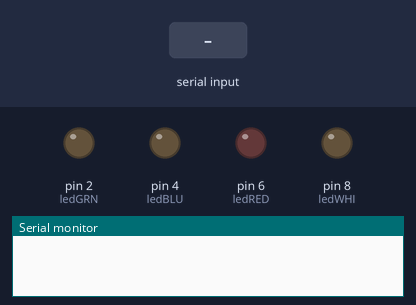
Bench run of a sketch on a simulated Arduino Mega 2560, built with avr-gcc and run on an emulated ATmega2560. On the bench: output pins drawn as LEDs (lit = HIGH), the last lines printed to the serial monitor. The test bench sets the inputs (shaded band).

Above: at 1.2 s.
1.3 s: "1" received over the second serial link
At 2.4 s:
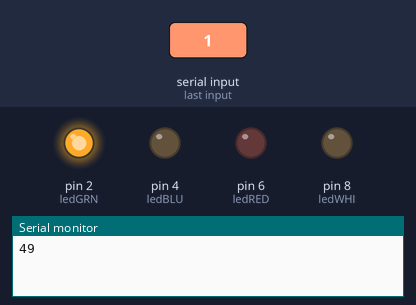
2.9 s: "2" received over the second serial link
At 3.6 s:
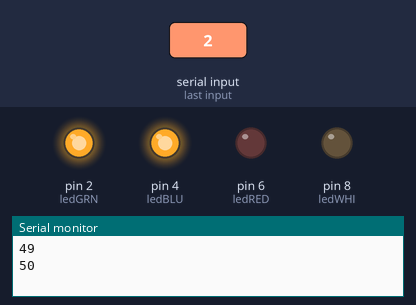
4.4 s: "3" received over the second serial link
At 4.7 s:
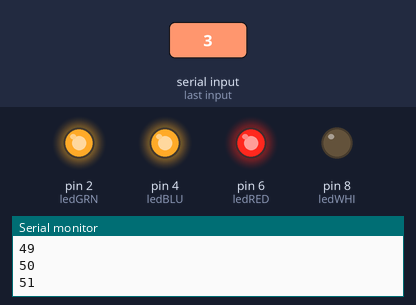
5.9 s: "4" received over the second serial link
At 7.1 s:
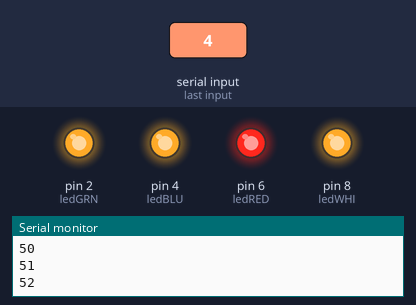
7.4 s: "0" received over the second serial link
At 8.3 s:
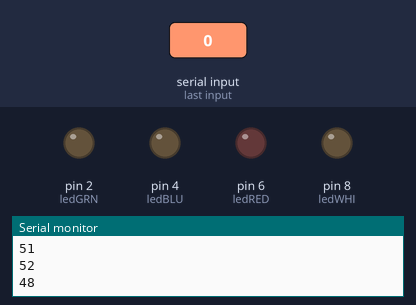
8.9 s: "2" received over the second serial link
At 9.4 s:
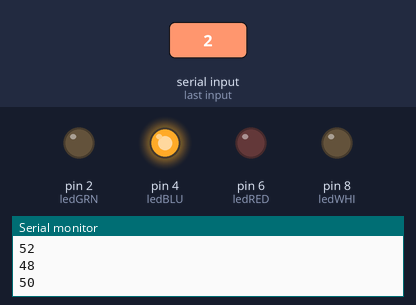
Timing chart, 0 to 11.4 s (numbered marks = the images above; inputs shaded):
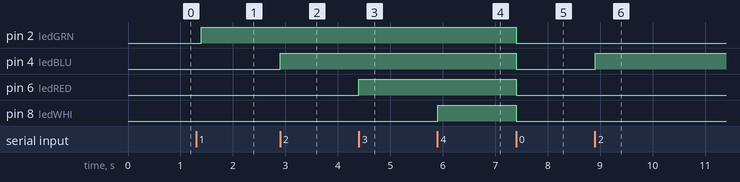

Measured:
- after the input at 1.3 s, pin 2 (ledGRN): LOW → HIGH after 0.10 s
- after the input at 2.9 s, pin 4 (ledBLU): LOW → HIGH at once
- after the input at 4.4 s, pin 6 (ledRED): LOW → HIGH at once
- after the input at 5.9 s, pin 8 (ledWHI): LOW → HIGH at once
- after the input at 7.4 s, pin 2 (ledGRN), pin 4 (ledBLU), pin 6 (ledRED), pin 8 (ledWHI): HIGH → LOW at once
- after the input at 8.9 s, pin 4 (ledBLU): LOW → HIGH at once

The sketch:

Bluetooth-LEDs.ino
```cpp
#include <SoftwareSerial.h>;

//SoftwareSerial Serial1(10, 11); // RX, TX
int ledGRN = 2;
int ledBLU = 4;
int ledRED = 6;
int ledWHI = 8;
int Serial1Data;

void setup()
{
 Serial.begin(9600);
 Serial1.begin(9600);
 pinMode(ledGRN,OUTPUT);
 pinMode(ledBLU,OUTPUT);
 pinMode(ledRED,OUTPUT);
 pinMode(ledWHI,OUTPUT);
}

void loop()
{

 if (Serial1.available())
 {
 //  Serial.write(Serial1.read());
   Serial1Data=Serial1.read();
   Serial.println(Serial1Data); // This gives a weird output i.e.: an input of 2 will output 50 <newline> 10, but the  if(Serial1Data=='2’) still sees it properly. shrugs
//   digitalWrite(ledGRN, HIGH);

 if(Serial1Data=='1')
 {
 digitalWrite(ledGRN, HIGH);
 Serial1.println("GREEN ON");
 }

 if(Serial1Data=='2')
 {
 digitalWrite(ledBLU, HIGH);
 Serial1.println("BLUE ON");
 }

 if(Serial1Data=='3')
 {
 digitalWrite(ledRED, HIGH);
 Serial1.println("RED ON");
 }

 if(Serial1Data=='4')
 {
 digitalWrite(ledWHI, HIGH);
 Serial1.println("WHITE ON");
 }

 if (Serial1Data=='0')
 {
 digitalWrite(ledGRN,0);
 digitalWrite(ledBLU,0);
 digitalWrite(ledRED,0);
 digitalWrite(ledWHI,0);
 Serial1.println("LED'S OFF");
 }

 }
 delay(100);
}
```
